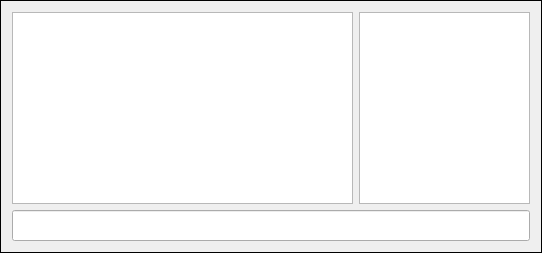
           <widget class="QFrame" name="chat_window">
            <property name="frameShape">
             <enum>QFrame::Box</enum>
            </property>
            <property name="frameShadow">
             <enum>QFrame::Plain</enum>
            </property>
            <layout class="QGridLayout" name="gridLayout_2" columnstretch="2,1">
             <item row="0" column="0">
              <widget class="QTextEdit" name="chatlog">
               <property name="font">
                <font>
                 <family>JetBrains Mono</family>
                 <pointsize>9</pointsize>
                </font>
               </property>
               <property name="focusPolicy">
                <enum>Qt::ClickFocus</enum>
               </property>
               <property name="readOnly">
                <bool>true</bool>
               </property>
              </widget>
             </item>
             <item row="0" column="1">
              <widget class="QTextEdit" name="users_list">
               <property name="font">
                <font>
                 <family>JetBrains Mono</family>
                 <pointsize>9</pointsize>
                </font>
               </property>
               <property name="focusPolicy">
                <enum>Qt::ClickFocus</enum>
               </property>
               <property name="readOnly">
                <bool>true</bool>
               </property>
              </widget>
             </item>
             <item row="1" column="0" colspan="2">
              <widget class="QLineEdit" name="chat_entry">
               <property name="font">
                <font>
                 <family>JetBrains Mono</family>
                 <pointsize>12</pointsize>
                </font>
               </property>
               <property name="focusPolicy">
                <enum>Qt::ClickFocus</enum>
               </property>
              </widget>
             </item>
            </layout>
           </widget>
